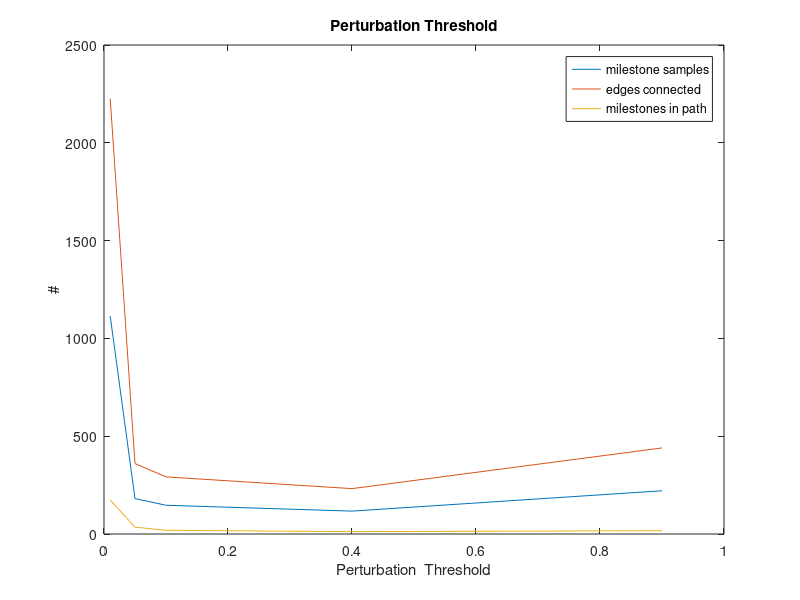

Reproduce this figure in MATLAB.
% CT = [0.1, 0.2, .3, .5, .7, .9]; 
% time = [0.2685, 0.1997, 0.0911, 0.1120, 0.1328, 0.1137];
% 
% plot(CT, time);
% xlabel('Connection Threshold');
% ylabel('Time (s)');
% title('Time vs Connection Threshold');

PT = [0.01, 0.05, 0.1, .4, .9]; 
sample = [1114, 181, 147, 117, 221];
EC = [2226, 360, 292, 232, 440];
path = [174, 35, 19, 12,17];

hold off; 
plot(PT, sample);
hold on;
plot(PT, EC);
plot(PT, path);
legend('milestone samples', 'edges connected','milestones in path');
xlabel('Perturbation  Threshold');
ylabel('#');
title('Perturbation Threshold');